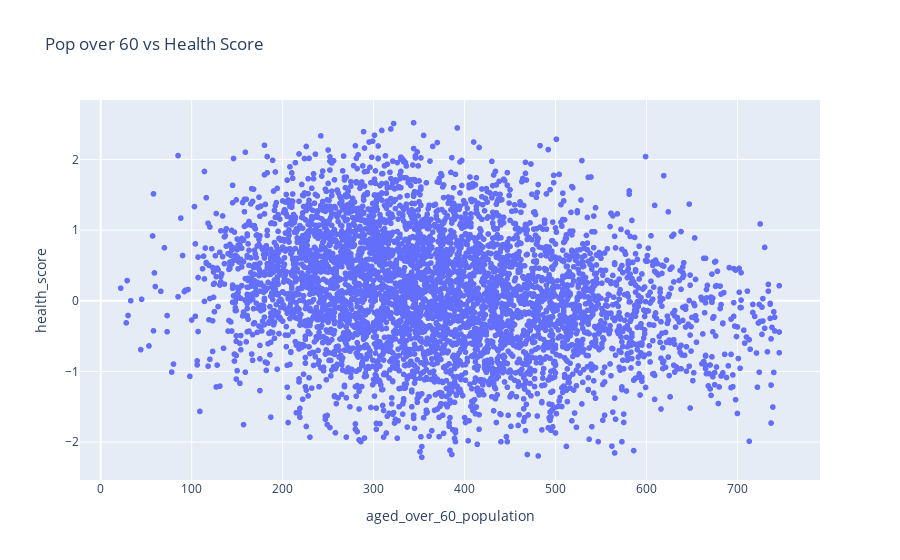

Notebook cell for this chart:
### Code cell
fig = px.scatter(loneliness_health, y='health_score', x='aged_over_60_population', title='Pop over 60 vs Health Score')
fig.show()

### Figure 1 — Plotly figure (JSON) as saved in the notebook; plotly's stock layout.template omitted (floating-point values rounded to 4 significant figures; data arrays with more than 128 entries replaced by an {"elided": "..."} marker saying what was removed)
{"data": [{"hovertemplate": "aged_over_60_population=%{x}<br>health_score=%{y}<extra></extra>", "legendgroup": "", "marker": {"color": "#636efa", "symbol": "circle"}, "mode": "markers", "name": "", "showlegend": false, "type": "scattergl", "x": {"elided": "4943 int values"}, "xaxis": "x", "y": {"elided": "4943 float values"}, "yaxis": "y"}], "layout": {"autosize": true, "legend": {"tracegroupgap": 0}, "title": {"text": "Pop over 60 vs Health Score"}, "xaxis": {"anchor": "y", "autorange": true, "domain": [0, 1], "range": [-20.17, 788.2], "title": {"text": "aged_over_60_population"}, "type": "linear"}, "yaxis": {"anchor": "x", "autorange": true, "domain": [0, 1], "range": [-2.562, 2.868], "title": {"text": "health_score"}, "type": "linear"}}}
